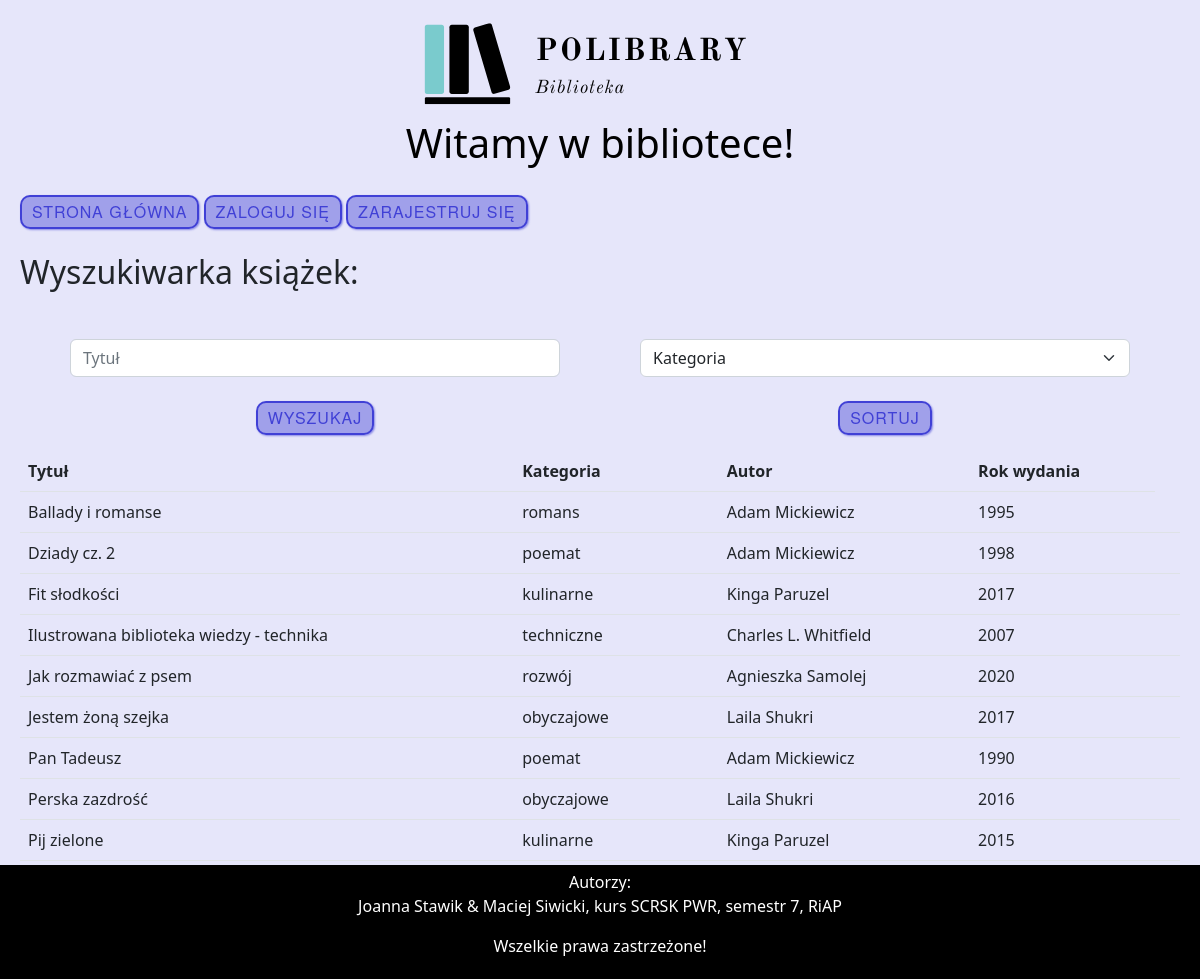
Page /php1/index.php on the committed database.
### tables this page shows
CREATE TABLE `ksiazki` (
  `id_ksiazka` int(11) NOT NULL,
  `tytul` text NOT NULL,
  `id_kategoria` int(11) NOT NULL,
  `id_autor` int(11) NOT NULL,
  `rok_wydania` int(4) NOT NULL
);

CREATE TABLE `kategorie` (
  `id_kategoria` int(11) NOT NULL,
  `nazwa` text NOT NULL
);

CREATE TABLE `autorzy` (
  `id_autor` int(11) NOT NULL,
  `nazwa` text NOT NULL
);

### php1/index.php (the view, shortened to what this page needs)
<?php
	require_once "connect.php";
	$conn = @new mysqli($host, $db_user, $db_password, $db_name);
?>
<!DOCTYPE html>
<html lang="en">
<head>
	<link href="https://cdn.jsdelivr.net/npm/bootstrap@5.2.2/dist/css/bootstrap.min.css" rel="stylesheet">
	<link rel="stylesheet" href="style.css" type="text/css"/>
</head>
<body>
	<center><img src="Logo.png" alt="Polibrary" title="Logo - Polibrary"/></center>
	<h1>Witamy w bibliotece!</h1>
	<div id = "nav">
		<a href="#" class="btn">Strona Główna</a>
		<a href="logowanie/index.php" class="btn">Zaloguj się</a>
		<a href="rejestracja/index.php" class="btn">Zarajestruj się</a>
			<br><br>
			<h2>Wyszukiwarka książek:</h2><br>
			<div class="container px-4 text-center">
				<div class="row gx-5">
					<div class="col">
						<div class="p-3">
							<form action="index.php" method="post">
								<input type="text" class="form-control" name="search_title" placeholder="Tytuł"/><br><button class="btn" type="submit">Wyszukaj</button>
							</form>
						</div>
					</div>
					<div class="col">
						<div class="p-3">
							<form action="index.php" method="post">
								<select class="form-select" aria-label="Default select example" name="sort">
									<option value="kategoria">Kategoria</option>
								</select>
								<br>
								<button class="btn" type="submit">Sortuj</button>
							</form>
						</div>
					</div>
				</div>
			</div>
			<?php
				if (isset($_POST['search_title']) && strlen($_POST['search_title']) > 0)
				{
					$ksiazka = $_POST['search_title'];
					$sql = "SELECT tytul, kategorie.nazwa AS kategoria, autorzy.nazwa AS autor, rok_wydania FROM ksiazki  INNER JOIN kategorie ON ksiazki.id_kategoria=kategorie.id_kategoria INNER JOIN autorzy ON ksiazki.id_autor=autorzy.id_autor WHERE tytul LIKE '$ksiazka%' ORDER BY tytul;";
				}
				else if (isset($_POST['sort']))
				{
					$sortuj = $_POST['sort'];
					$sql = "SELECT tytul, kategorie.nazwa AS kategoria, autorzy.nazwa AS autor, rok_wydania FROM ksiazki  INNER JOIN kategorie ON ksiazki.id_kategoria=kategorie.id_kategoria INNER JOIN autorzy ON ksiazki.id_autor=autorzy.id_autor ORDER BY $sortuj;";
				}
				else
				{
					$sql = "SELECT tytul, kategorie.nazwa AS kategoria, autorzy.nazwa AS autor, rok_wydania FROM ksiazki  INNER JOIN kategorie ON ksiazki.id_kategoria=kategorie.id_kategoria INNER JOIN autorzy ON ksiazki.id_autor=autorzy.id_autor ORDER BY tytul;";
				}
				$result = $conn->query($sql);
				$resultCheck = $result->num_rows;
				echo<<<END
					<table class="table">
						<tr>
							<th>Tytuł</th>
							<th>Kategoria</th>
							<th>Autor</th>
							<th>Rok wydania</th>
						</tr>
				END;
				if($resultCheck > 0)
				{
					while ($row = $result->fetch_assoc())
					{
						echo '<tr><td>'.$row["tytul"].'</td><td>'.$row["kategoria"].'</td><td>'.$row["autor"].'</td><td>'.$row["rok_wydania"].'<td></tr>';
					}
				}
				else
				{
					echo'Nie ma książki o takim tytule';
				}
				echo "</table>";
			?>
	</div>
</body>
<footer>
	Autorzy: <address>Joanna Stawik & Maciej Siwicki, kurs SCRSK PWR, semestr 7, RiAP</address>
	<p>Wszelkie prawa zastrzeżone!</p>
</footer>
</html>

### php1/style.css (style rules this page uses)
body { background-color: #E6E6FA; margin-left: auto; margin-right: auto; }
h1 { text-decoration: none; text-align: center; color: black; text-align: center; width: 100%; }
.btn { font-family: 'helvetica neue', helvetica, sans-serif; letter-spacing: 1px; text-transform: uppercase; text-align: center; border: 2px solid rgba(0,0,200,0.6); background: rgba(0,0,200,0.3); color: rgba(0,0,200,0.6); box-shadow: 1px 1px 2px rgba(0,0,200,0.4); border-radius: 10px; padding: 3px 10px; display: inline-block; cursor: pointer; display: inline-block; outline: 0; -webkit-transition: all 0.3s ease; transition: all 0.3s ease; }
footer { clear: both; background-color: black; color: white; padding: 5px; position: fixed; text-align: center; width: 100%; bottom: 0; }
a { text-decoration: none; }
#nav { padding: 20px; }

### rows in the picture
ksiazki: tytul "Ballady i romanse", id_kategoria.nazwa "romans", id_autor.nazwa "Adam Mickiewicz", rok_wydania "1995"
ksiazki: tytul "Dziady cz. 2", id_kategoria.nazwa "poemat", id_autor.nazwa "Adam Mickiewicz", rok_wydania "1998"
ksiazki: tytul "Fit słodkości", id_kategoria.nazwa "kulinarne", id_autor.nazwa "Kinga Paruzel", rok_wydania "2017"
ksiazki: tytul "Ilustrowana biblioteka wiedzy - technika", id_kategoria.nazwa "techniczne", id_autor.nazwa "Charles L. Whitfield", rok_wydania "2007"
ksiazki: tytul "Jak rozmawiać z psem", id_kategoria.nazwa "rozwój", id_autor.nazwa "Agnieszka Samolej", rok_wydania "2020"
ksiazki: tytul "Jestem żoną szejka", id_kategoria.nazwa "obyczajowe", id_autor.nazwa "Laila Shukri", rok_wydania "2017"
ksiazki: tytul "Pan Tadeusz", id_kategoria.nazwa "poemat", id_autor.nazwa "Adam Mickiewicz", rok_wydania "1990"
ksiazki: tytul "Perska zazdrość", id_kategoria.nazwa "obyczajowe", id_autor.nazwa "Laila Shukri", rok_wydania "2016"
ksiazki: tytul "Pij zielone", id_kategoria.nazwa "kulinarne", id_autor.nazwa "Kinga Paruzel", rok_wydania "2015"
